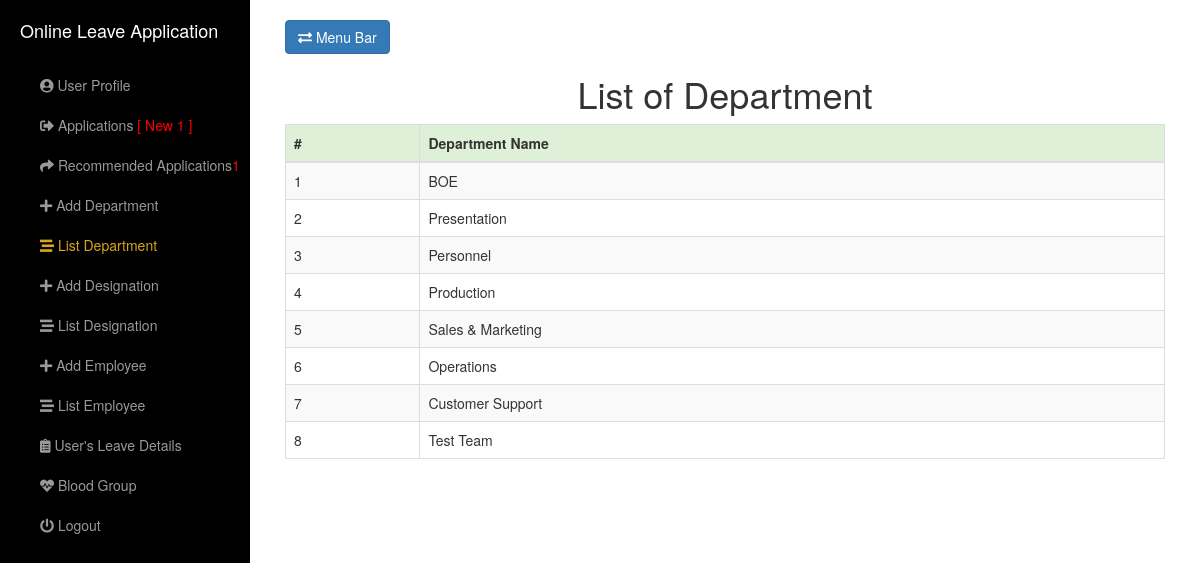
The app's page /view/ListDepartment.php (signed in) with its own data.
### tables this page shows
CREATE TABLE `employeedepartment` (
  `dptId` int(11) NOT NULL,
  `dptName` varchar(100) DEFAULT NULL,
  `dptEmployeeCodeNumberWhoAddDept` varchar(45) DEFAULT NULL
);

### model/DbOperationModel.php (called while the page is built, shortened)
<?php include("ConnectionModel.php"); ?>
<?php
	class DbOperation
	{
		function dbSelect($columnsName,$tablesName,$conditions)
		{
			$objConnection = new Connection();
			$objConnection->dbConnection();
			$con = $objConnection->con;
			$result = mysqli_query($con, "SELECT DISTINCT ".$columnsName." FROM ".$tablesName." WHERE ".$conditions);
			return $result;
		}
		function dbSelectAll($columnsName,$tablesName,$conditions)
		{
			$objConnection = new Connection();
			$objConnection->dbConnection();
			$con = $objConnection->con;
			$result = mysqli_query($con, "SELECT ".$columnsName." FROM ".$tablesName." WHERE ".$conditions);
			return $result;
		}
		function getForRecomandationNumber()
		{
			$objDbOperation = new DbOperation();
			$columnsName = "COUNT(lIsRecomanded)";
			$tablesName = "employeeleaveapplicationdetails";
			$conditions = "lIsRecomanded = 0";
			$result = $objDbOperation->dbSelectAll($columnsName,$tablesName,$conditions);
			return $result;
		}
		function getRecomandationNumber()
		{
			$objDbOperation = new DbOperation();
			$columnsName = "COUNT(lIsRecomanded)";
			$tablesName = "employeeleaveapplicationdetails";
			$conditions = "lIsRecomanded = 1 AND lIsApproved = 0";
			$result = $objDbOperation->dbSelectAll($columnsName,$tablesName,$conditions);
			return $result;
		}
	}
?>

### model/ConnectionModel.php (called while the page is built, shortened)
<?php
	class Connection
	{
		function dbConnection()
		{
			$serverName = "localhost";
			$userName = "root";
			$password = "";
			$con = mysqli_connect($serverName, $userName, $password);
			mysqli_select_db($con, "onleavemg");
			$this->con=$con;
		}
	}
?>

### model/DepartmentModel.php (called while the page is built, shortened)
<?php include("DbOperationModel.php");?>
<?php
	class Department extends DbOperation
	{
		function getAllDpt($DescOrAsc)
		{
			$objDbOperation = new DbOperation();
			$columnsName = "*";
			$tablesName = "`employeedepartment`";
			$conditions = "1 ORDER BY `dptId`".$DescOrAsc;
			$result = $objDbOperation->dbSelect($columnsName,$tablesName,$conditions);
			return $result;
		}
	}
?>

### view/ListDepartment.php (the view, shortened to what this page needs)
<?php include("../model/DepartmentModel.php");
	if(isset($_SESSION['officeUserName']))
	{
		if ($_SESSION['empType'] == 2 || $_SESSION['empType'] == 1)
	{
?>
<!DOCTYPE html>
<html lang="en">
<head>
    <link href="../assets/bootstrap/css/bootstrap.min.css" rel="stylesheet">
	<link href="../assets/css/simple-sidebar.css" rel="stylesheet">
	<link rel="stylesheet" href="https://pro.fontawesome.com/releases/v5.10.0/css/all.css"/>
</head>
<body>
    <div id="wrapper">
        <div id="sidebar-wrapper">
            <ul class="sidebar-nav">
                <li class="sidebar-brand">
                    <a href="LeaveApplication.php">Online Leave Application</a>
                </li>
				<li>
                    <a href="UserProfile.php"><i class="fas fa-user-circle"></i> User Profile</a>
                </li>
					<?php
					$objLeaveApplication = new Department();
					$result = $objLeaveApplication->getForRecomandationNumber();
					while($row = mysqli_fetch_array($result))
					{
					?>
                <li>
                    <a href="Applications.php"><i class="fas fa-sign-out-alt"></i> Applications <span style="color:red"><?php if($row['COUNT(lIsRecomanded)'] != 0){ ?>[ New <?php echo $row['COUNT(lIsRecomanded)']; ?> ]<?php } ?></span></a>
                </li>
					<?php
					}
					$objLeaveApplication = new Department();
					$result = $objLeaveApplication->getRecomandationNumber();
					while($row = mysqli_fetch_array($result))
					{
					?>
				<li>
                    <a href="RecomandedApplications.php"><i class="fas fa-share"></i> Recommended Applications<span style="color:red"><?php if($row['COUNT(lIsRecomanded)'] != 0){ ?><?php echo $row['COUNT(lIsRecomanded)']; ?><?php } ?></span></a>
                </li>
					<?php
					}
					?>
                <li>
                    <a href="AddDepartment.php"><i class="fas fa-plus"></i> Add Department</a>
                </li>
                <li>
                    <a style="color:#DAA520;" href="ListDepartment.php"><i class="fas fa-stream"></i> List Department</a>
                </li>
                <li>
                    <a href="AddDesignation.php"><i class="fas fa-plus"></i> Add Designation</a>
                </li>
				<li>
                    <a href="ListDesignation.php"><i class="fas fa-stream"></i> List Designation</a>
                </li>
                <li>
                    <a href="AddEmployee.php"><i class="fas fa-plus"></i> Add Employee</a>
                </li>
				<li>
                    <a href="ListEmployee.php"><i class="fas fa-stream"></i> List Employee</a>
                </li>
				<li>
                    <a href="UsersLeaveDetails.php"><i class="fas fa-clipboard-list"></i> User's Leave Details</a>
                </li>
                <li>
                    <a href="ListOfUserBlood.php"><i class="fas fa-heartbeat"></i> Blood Group</a>
                </li>
                <li>
                    <a href="../controller/LogoutController.php"><i class="fas fa-power-off"></i> Logout</a>
                </li>
            </ul>
        </div>
        <div id="page-content-wrapper">
            <div class="container-fluid">
                <div class="row">
                    <div class="col-lg-12">
                        <a href="#menu-toggle" class="btn btn-primary" id="menu-toggle"><i class="fas fa-exchange-alt"></i> Menu Bar</a>
                        <h1 align="center">List of Department</h1>
                        <div class="table-responsive">
							<table class="table table-bordered table-hover table-striped">
								<thead>
									<tr class="success">
										<th>#</th>
										<th>Department Name</th>
									</tr>
								</thead>
								<tbody>
									<?php
									$objDepartment = new Department();
									$Asc = "ASC";
									$result = $objDepartment->getAllDpt($Asc);
									while($row = mysqli_fetch_array($result))
									{
									?>
										<tr>
											<td><?php echo $row['dptId'] ?></td>
											<td><?php echo $row['dptName'] ?></td>
										</tr>
									<?php
									}
									?>
								</tbody>
							</table>
						</div>
                    </div>
                </div>
            </div>
        </div>
    </div>
</body>
</html>
<?php
	}
	else
	{
		header("Location:../view/LeaveApplication.php");
	}
	}
	else
	{
		header("Location:../");
	}
?>

### assets/css/simple-sidebar.css (style rules this page uses)
#wrapper { padding-left: 0; -webkit-transition: all 0.5s ease; -moz-transition: all 0.5s ease; -o-transition: all 0.5s ease; transition: all 0.5s ease; }
#sidebar-wrapper { z-index: 1000; position: fixed; left: 250px; width: 0; height: 100%; margin-left: -250px; overflow-y: auto; background: #000; -webkit-transition: all 0.5s ease; -moz-transition: all 0.5s ease; -o-transition: all 0.5s ease; transition: all 0.5s ease; }
#page-content-wrapper { width: 100%; position: absolute; padding: 15px; }
.sidebar-nav { position: absolute; top: 0; width: 250px; margin: 0; padding: 0; list-style: none; }
.sidebar-nav li { text-indent: 20px; line-height: 40px; }
.sidebar-nav li a { display: block; text-decoration: none; color: #999999; }
.sidebar-nav > .sidebar-brand { height: 65px; font-size: 18px; line-height: 60px; }
.sidebar-nav > .sidebar-brand a { color: #999999; }
@media (min-width:768px) { #wrapper { padding-left: 250px; } }
@media (min-width:768px) { #sidebar-wrapper { width: 250px; } }
@media (min-width:768px) { #page-content-wrapper { padding: 20px; position: relative; } }

### records on screen
employeedepartment: dptId "1", dptName "BOE"
employeedepartment: dptId "2", dptName "Presentation"
employeedepartment: dptId "3", dptName "Personnel"
employeedepartment: dptId "4", dptName "Production"
employeedepartment: dptId "5", dptName "Sales & Marketing"
employeedepartment: dptId "6", dptName "Operations"
employeedepartment: dptId "7", dptName "Customer Support"
employeedepartment: dptId "8", dptName "Test Team"

### other values on screen
$row['COUNT(lIsRecomanded)'] "1"
